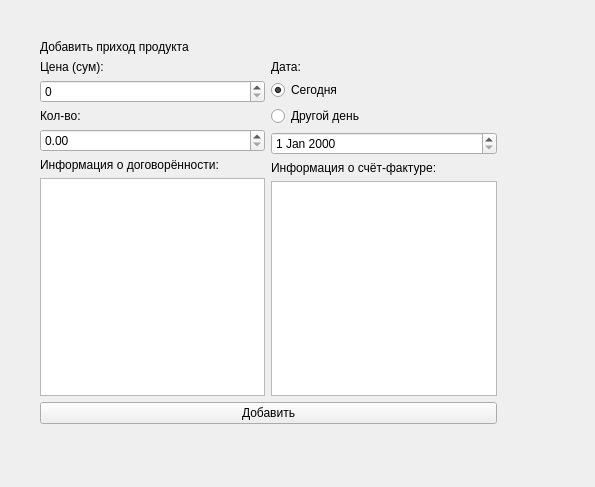
<?xml version="1.0" encoding="UTF-8"?>
<ui version="4.0">
 <class>add_increment</class>
 <widget class="QWidget" name="add_increment">
  <property name="geometry">
   <rect>
    <x>0</x>
    <y>0</y>
    <width>595</width>
    <height>487</height>
   </rect>
  </property>
  <property name="font">
   <font>
    <pointsize>9</pointsize>
   </font>
  </property>
  <property name="windowTitle">
   <string>Form</string>
  </property>
  <widget class="QWidget" name="verticalLayoutWidget_2">
   <property name="geometry">
    <rect>
     <x>40</x>
     <y>40</y>
     <width>457</width>
     <height>384</height>
    </rect>
   </property>
   <layout class="QVBoxLayout" name="verticalLayout_2">
    <item>
     <widget class="QLabel" name="label_4">
      <property name="text">
       <string>Добавить приход продукта</string>
      </property>
     </widget>
    </item>
    <item>
     <layout class="QHBoxLayout" name="horizontalLayout">
      <item>
       <layout class="QVBoxLayout" name="verticalLayout">
        <item>
         <widget class="QLabel" name="label">
          <property name="text">
           <string>Цена (сум):</string>
          </property>
         </widget>
        </item>
        <item>
         <widget class="QSpinBox" name="spinBox">
          <property name="maximum">
           <number>1000000</number>
          </property>
          <property name="singleStep">
           <number>1000</number>
          </property>
          <property name="displayIntegerBase">
           <number>10</number>
          </property>
         </widget>
        </item>
        <item>
         <widget class="QLabel" name="label_2">
          <property name="text">
           <string>Кол-во:</string>
          </property>
         </widget>
        </item>
        <item>
         <widget class="QDoubleSpinBox" name="doubleSpinBox"/>
        </item>
        <item>
         <widget class="QLabel" name="label_5">
          <property name="text">
           <string>Информация о договорённости:</string>
          </property>
         </widget>
        </item>
        <item>
         <widget class="QPlainTextEdit" name="plainTextEdit"/>
        </item>
       </layout>
      </item>
      <item>
       <layout class="QVBoxLayout" name="verticalLayout_3">
        <item>
         <widget class="QLabel" name="label_3">
          <property name="text">
           <string>Дата:</string>
          </property>
         </widget>
        </item>
        <item>
         <widget class="QRadioButton" name="radioButton">
          <property name="text">
           <string>Сегодня</string>
          </property>
          <property name="checked">
           <bool>true</bool>
          </property>
         </widget>
        </item>
        <item>
         <widget class="QRadioButton" name="radioButton_2">
          <property name="text">
           <string>Другой день</string>
          </property>
          <property name="checked">
           <bool>false</bool>
          </property>
         </widget>
        </item>
        <item>
         <widget class="QDateEdit" name="dateEdit"/>
        </item>
        <item>
         <widget class="QLabel" name="label_6">
          <property name="text">
           <string>Информация о счёт-фактуре:</string>
          </property>
         </widget>
        </item>
        <item>
         <widget class="QTextEdit" name="textEdit_2"/>
        </item>
       </layout>
      </item>
     </layout>
    </item>
    <item>
     <widget class="QPushButton" name="pushButton">
      <property name="text">
       <string>Добавить</string>
      </property>
     </widget>
    </item>
   </layout>
  </widget>
 </widget>
 <resources/>
 <connections/>
</ui>
